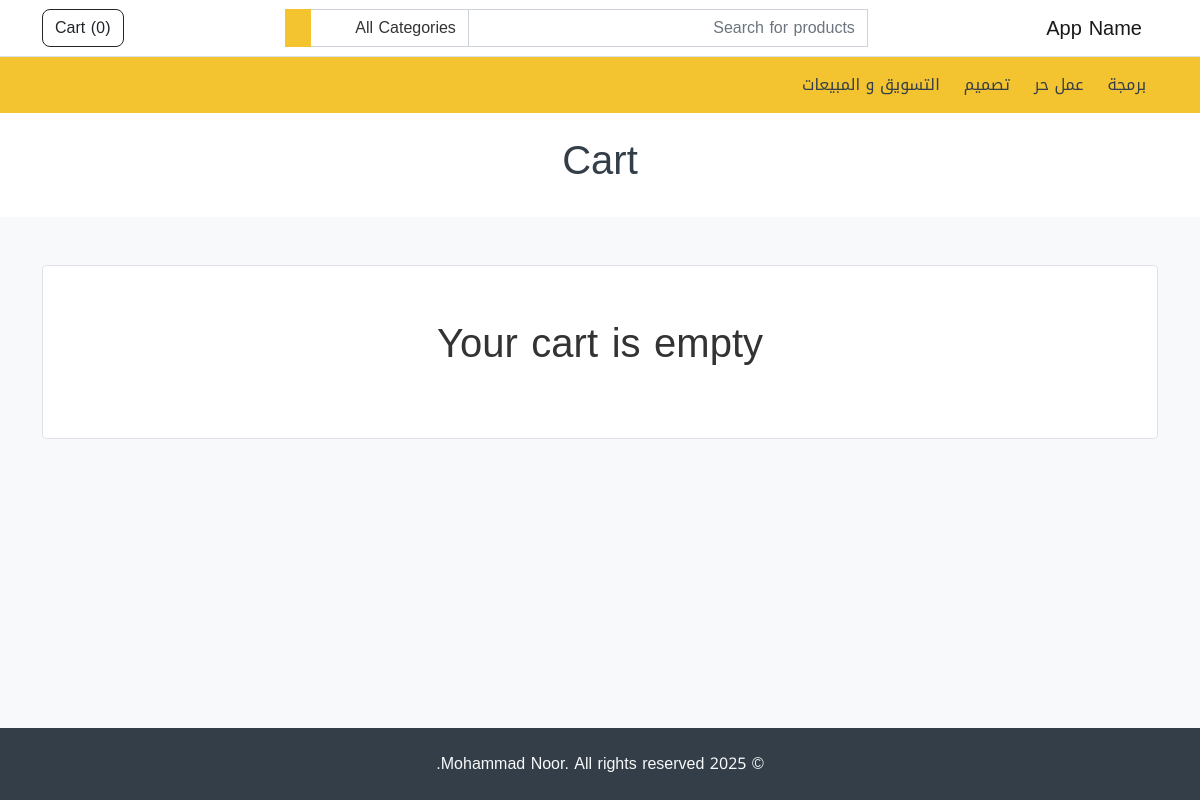
Page /cart/ on the committed database.
### store/models.py (models this page shows, shortened)
class Category(models.Model):
    name = models.CharField(max_length=255)
    featured = models.BooleanField(default=False)
    order = models.IntegerField(default=0)
    created_at = models.DateTimeField(auto_now_add=True)
    updated_at = models.DateTimeField(auto_now=True)

### store/views.py (the view)
# urls.py: path('cart/', views.cart, name='store.cart'),
def cart(request):
    return render(request, 'cart.html')

### store/customContextProcessor.py (called while the page is built)
def store_website(request):
    cart = Cart.objects.filter(session=request.session.session_key).last()
    cart_total = 0
    cart_items = []
    if cart:
        cart_items = Product.objects.filter(pk__in=cart.items)
        for item in cart_items:
            cart_total += item.price
    categories = Category.objects.order_by('order')
    return {'categories': categories, 'cart_items': cart_items, 'cart_total': cart_total}

### store/templates/cart.html (shortened to what this page needs)
{% extends "base.html" %}
{% load i18n my_filters %}
{% block content %}
<div class="bg-white py-4">
  <h1 class="text-center text-secondary">{% trans "Cart" %}</h1>
</div>
<div class="container my-5">
  {% for item in cart_items %}
  <div class="card my-2">
    <div class="card-body">
      <div class="row">
        <div class="col-md-2 text-center mb-2">
          <img
            src="{{ item.image.url }}"
            alt="{{ item.name }}"
            title=""
            width="150"
            class="img-thumbnail"
          />
        </div>
        <div class="col my-auto text-center">{{ item.name }}</div>
        <div class="col-md-2 col-xs-6 my-auto text-center">
          <strong>{{ item.price|currency }}</strong>
        </div>
        <div class="col-md-2 my-auto text-center">
          <button class="btn btn-secondary my-2" type="button" data-url="{% url 'store.cart_remove' item.id %}" onclick="cartRemove(this)">
            <i class="lni lni-trash-can text-white"></i>
          </button>
        </div>
      </div>
    </div>
  </div>
  {% empty %}
  <div class="h-100 p-5 text-center border rounded-3 bg-white">
    <p class="fs-1">{% trans "Your cart is empty" %}</p>
  </div>
  {% endfor %}
</div>
{% endblock %}

### store/templates/partials/header.html (shortened to what this page needs)
{% load i18n %}
<nav class="navbar navbar-expand-lg navbar-light bg-white border-bottom">
  <div class="container">
    <a class="navbar-brand" href="/"> {% trans "App Name" %} </a>
    <div
      class="collapse navbar-collapse mt-2 mt-lg-0"
      id="navbarSupportedContent"
    >
      {% include "partials/header_search.html" %}
      <ul class="navbar-nav my-2 my-lg-0">
        <li class="nav-item">
          <a href="{% url 'store.cart' %}" class="btn btn-outline-dark" type="button">
            {% trans "Cart" %} (<span id="cart-items-count">{{ cart_items|length }}</span>)
          </a>
        </li>
      </ul>
    </div>
  </div>
</nav>
<nav class="navbar navbar-expand-lg navbar-light bg-primary">
  <div class="container">
    <div
      class="collapse navbar-collapse mt-2 mt-lg-0"
      id="navbarSupportedContent"
    >
      <ul class="navbar-nav my-2 my-lg-0">
        {% for category in categories %}
        <li class="nav-item">
          <a class="nav-link mx-1" href="{% url 'store.category' category.id %}" role="button">
            {{ category.name }}
          </a>
        </li>
        {% endfor %}
      </ul>
    </div>
  </div>
</nav>

### rows in the picture
Category: name "برمجة"
Category: name "عمل حر"
Category: name "تصميم"
Category: name "التسويق و المبيعات"

### other values in the picture
{{ cart_items|length }} "0"
